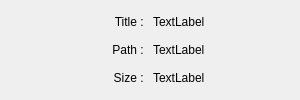
<?xml version="1.0" encoding="UTF-8"?>
<ui version="4.0">
 <class>VideoPropertiesDialog</class>
 <widget class="QDialog" name="VideoPropertiesDialog">
  <property name="geometry">
   <rect>
    <x>0</x>
    <y>0</y>
    <width>300</width>
    <height>100</height>
   </rect>
  </property>
  <property name="windowTitle">
   <string>Properties</string>
  </property>
  <layout class="QGridLayout" name="gridLayout">
   <item row="0" column="1">
    <widget class="QLabel" name="titleContentLabel">
     <property name="text">
      <string>TextLabel</string>
     </property>
     <property name="alignment">
      <set>Qt::AlignLeading|Qt::AlignLeft|Qt::AlignVCenter</set>
     </property>
    </widget>
   </item>
   <item row="1" column="1">
    <widget class="QLabel" name="pathContentLabel">
     <property name="text">
      <string>TextLabel</string>
     </property>
     <property name="alignment">
      <set>Qt::AlignLeading|Qt::AlignLeft|Qt::AlignVCenter</set>
     </property>
    </widget>
   </item>
   <item row="2" column="1">
    <widget class="QLabel" name="sizeContentLabel">
     <property name="text">
      <string>TextLabel</string>
     </property>
     <property name="alignment">
      <set>Qt::AlignLeading|Qt::AlignLeft|Qt::AlignVCenter</set>
     </property>
    </widget>
   </item>
   <item row="0" column="0">
    <widget class="QLabel" name="titleLabel">
     <property name="text">
      <string>Title : </string>
     </property>
     <property name="alignment">
      <set>Qt::AlignRight|Qt::AlignTrailing|Qt::AlignVCenter</set>
     </property>
    </widget>
   </item>
   <item row="1" column="0">
    <widget class="QLabel" name="pathLabel">
     <property name="text">
      <string>&lt;html&gt;&lt;head/&gt;&lt;body&gt;&lt;p&gt;Path : &lt;/p&gt;&lt;/body&gt;&lt;/html&gt;</string>
     </property>
     <property name="alignment">
      <set>Qt::AlignRight|Qt::AlignTrailing|Qt::AlignVCenter</set>
     </property>
    </widget>
   </item>
   <item row="2" column="0">
    <widget class="QLabel" name="sizeLabel">
     <property name="text">
      <string>Size : </string>
     </property>
     <property name="alignment">
      <set>Qt::AlignRight|Qt::AlignTrailing|Qt::AlignVCenter</set>
     </property>
    </widget>
   </item>
  </layout>
 </widget>
 <resources/>
 <connections/>
</ui>
